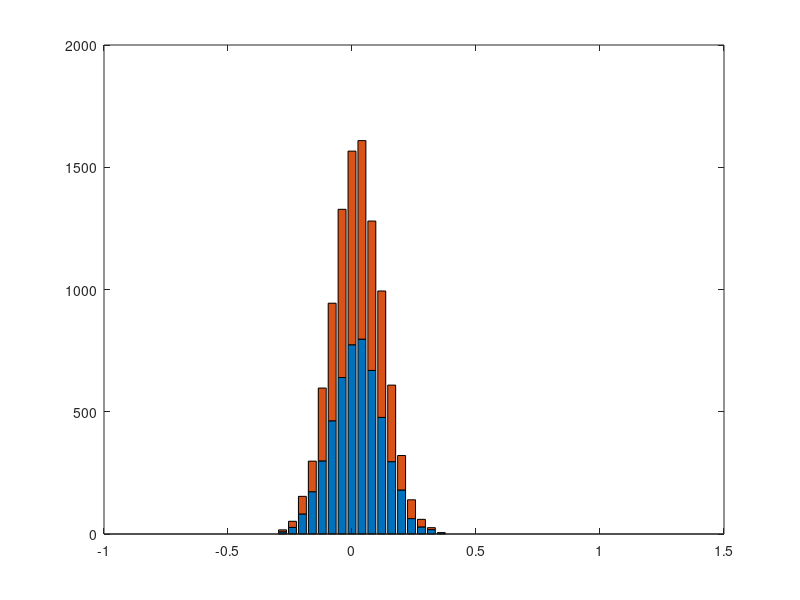

The MATLAB script that drew this image: (Note: this script raises an error after producing the figure.)

% stacked histogram 
sd1 = 0.1; 
mu1 = 0; 
data1 = mu1+ sd1.*randn(5000,1); 
sd2 = 0.1; 
mu2 = 0; 
data2 = mu2+ sd2.*randn(5000,1); 

% bin specs. 
nbins = 50; 
bound = 1; 
bins = linspace(-bound,bound,nbins); 

fig = figure; 

% first histogram
y1 = hist(data1, bins); 

% second histogram
y2 = hist(data2, bins);

% stacked histograms 
bar([y1.' y2.'],'stacked')

% relabelx-axis range/ticks 
xd = findobj('-property','XData'); 

for i=1:2
    dat = get(xd(i),'XData');
    dat = 2*dat/nbins - bound; 
    set(xd(i),'XData',dat); 
end

% PLOTLY 
response = fig2plotly(fig,'name','matlab_stacked_histogram');
plotly_url = response.url;
